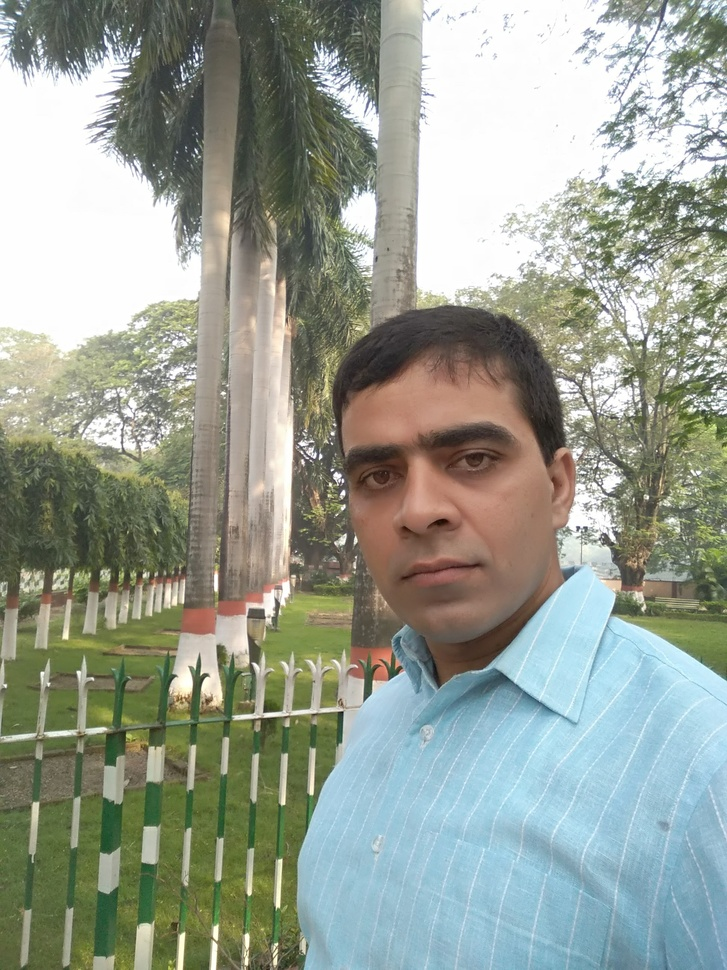
#> input picture staticfiles/Developers/Harish_Pic.jpg, 727 x 970 px, shrunk from 1944 x 2592 before the run
$ python -i color_green.py   (imports and definitions only)
#> lines starting #> are read from the running program, lines starting #| are printed output that depends on the picture; after the words box and inside, x2 and y2 are one past the last pixel; in counts of white or black regions, pixels touching at a corner belong together
#> further down, picture is the input picture: shape (970, 727, 3); mean B, G, R 147.2, 158.7, 151.7
import cv2
import numpy as np

def color_green(image):

    # Convert the image to HSV color space
    hsv = cv2.cvtColor(image, cv2.COLOR_BGR2HSV)
#> hsv: shape (970, 727, 3); mean H, S, V 46.4, 53.1, 166.3

    # Define the range for green color in HSV
    lower_green = np.array([35, 40, 40])
    upper_green = np.array([85, 255, 255])

    # Define the range for yellow color in HSV
    lower_yellow = np.array([20, 40, 40])
    upper_yellow = np.array([35, 255, 255])

    # Define the range for dark yellow color in HSV
    lower_dark_yellow = np.array([15, 30, 30])
    upper_dark_yellow = np.array([35, 255, 255])

    # Create a mask for green color
    mask_green = cv2.inRange(hsv, lower_green, upper_green)
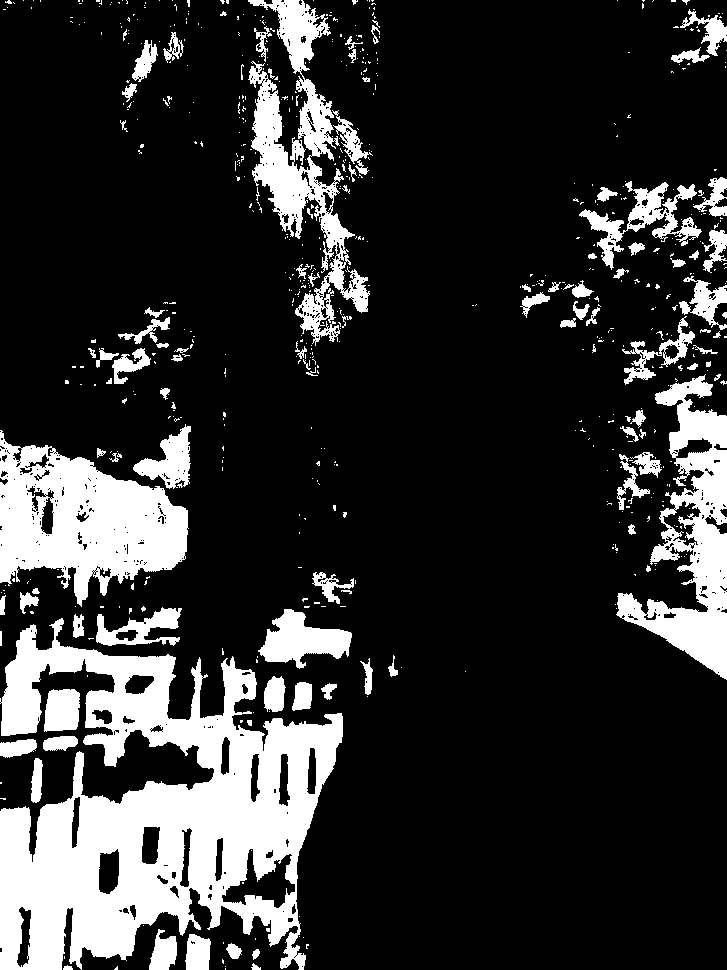
#> mask_green: shape (970, 727); 19.2% white; 659 white regions (556 under 20 px), largest, box (x1, y1, x2, y2) and area: (0, 618, 343, 970) 60769, (0, 430, 189, 607) 18741, (616, 374, 727, 680) 13421

    # Create a mask for yellow color
    mask_yellow = cv2.inRange(hsv, lower_yellow, upper_yellow)
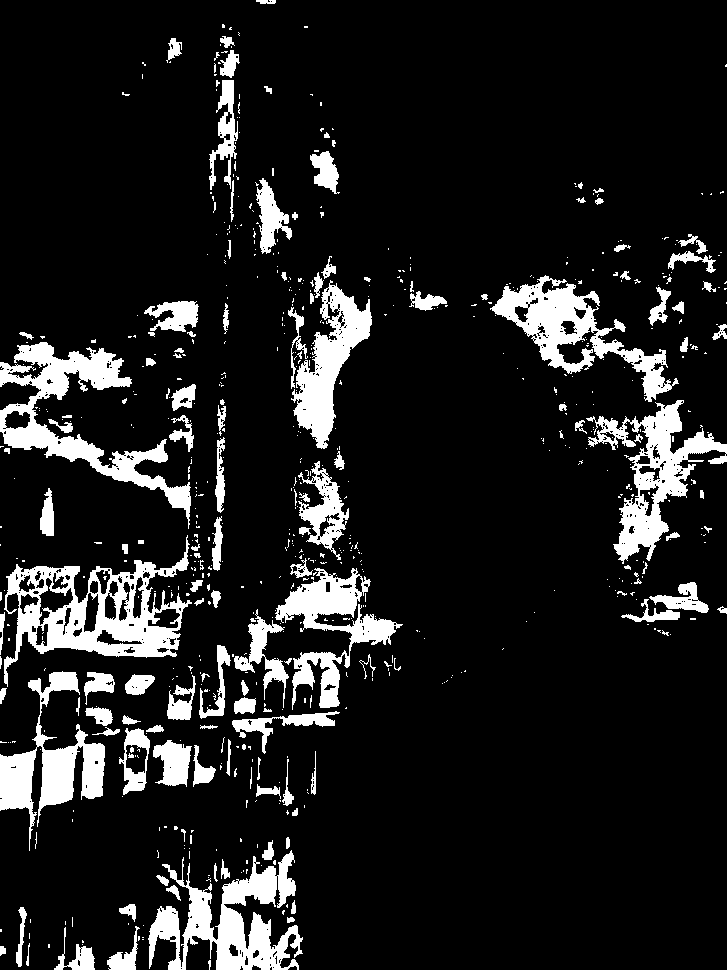
#> mask_yellow: shape (970, 727); 12.1% white; 687 white regions (547 under 20 px), largest, box (x1, y1, x2, y2) and area: (4, 535, 192, 687) 9246, (0, 342, 191, 529) 8497, (148, 850, 303, 970) 8054

    # Create a mask for dark yellow color
    mask_dark_yellow = cv2.inRange(hsv, lower_dark_yellow, upper_dark_yellow)
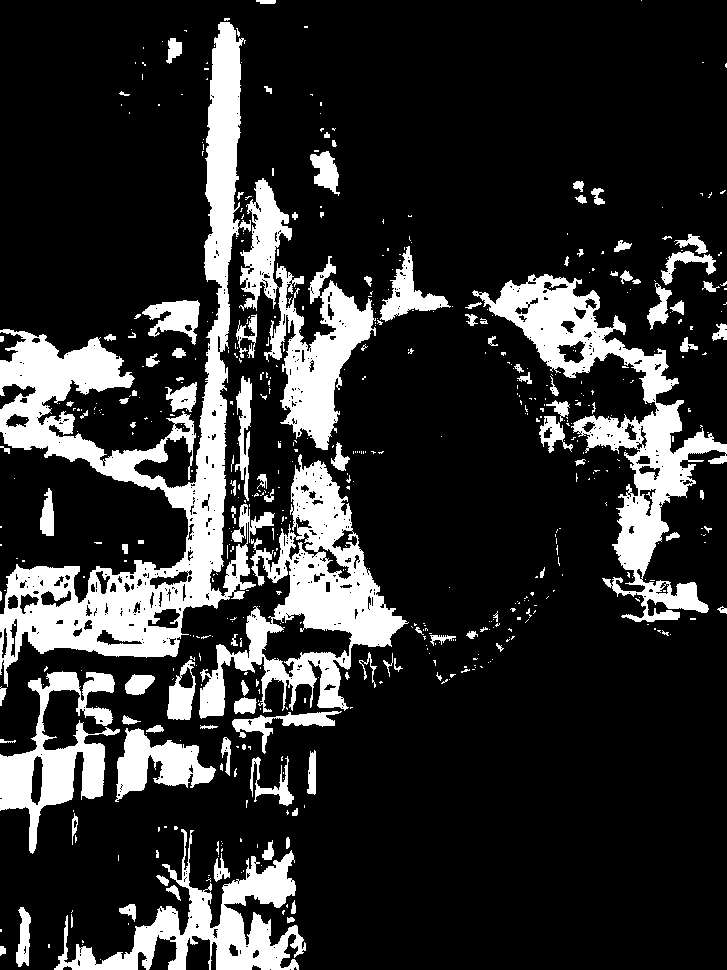
#> mask_dark_yellow: shape (970, 727); 18.7% white; 569 white regions (450 under 20 px), largest, box (x1, y1, x2, y2) and area: (0, 22, 275, 687) 41001, (472, 274, 727, 622) 19031, (199, 454, 409, 719) 17239

    # Combine all masks to include green, yellow, and dark yellow regions
    mask = cv2.bitwise_or(mask_green, mask_yellow)
#> mask: shape (970, 727); 29.1% white; 753 white regions (667 under 20 px), largest, box (x1, y1, x2, y2) and area: (0, 342, 403, 970) 134468, (490, 275, 727, 680) 29058, (248, 0, 372, 449) 19855
    mask = cv2.bitwise_or(mask, mask_dark_yellow)
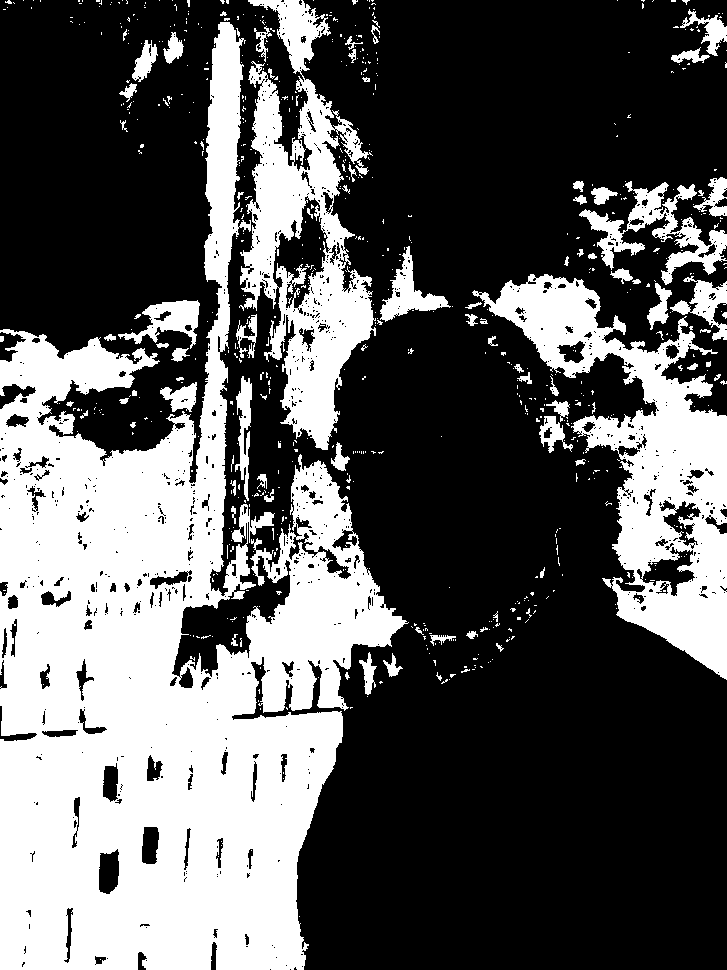
#> mask: shape (970, 727); 35.8% white; 710 white regions (624 under 20 px), largest, box (x1, y1, x2, y2) and area: (0, 22, 409, 970) 171465, (472, 274, 727, 680) 33522, (239, 0, 376, 450) 25592

    # Invert the mask to get non-leaf regions
    mask_inv = cv2.bitwise_not(mask)

    # Create a white background image
    white_background = np.full_like(image, 255)

    # Mask the original image to extract the leaf regions
    result = cv2.bitwise_and(image, image, mask=mask)
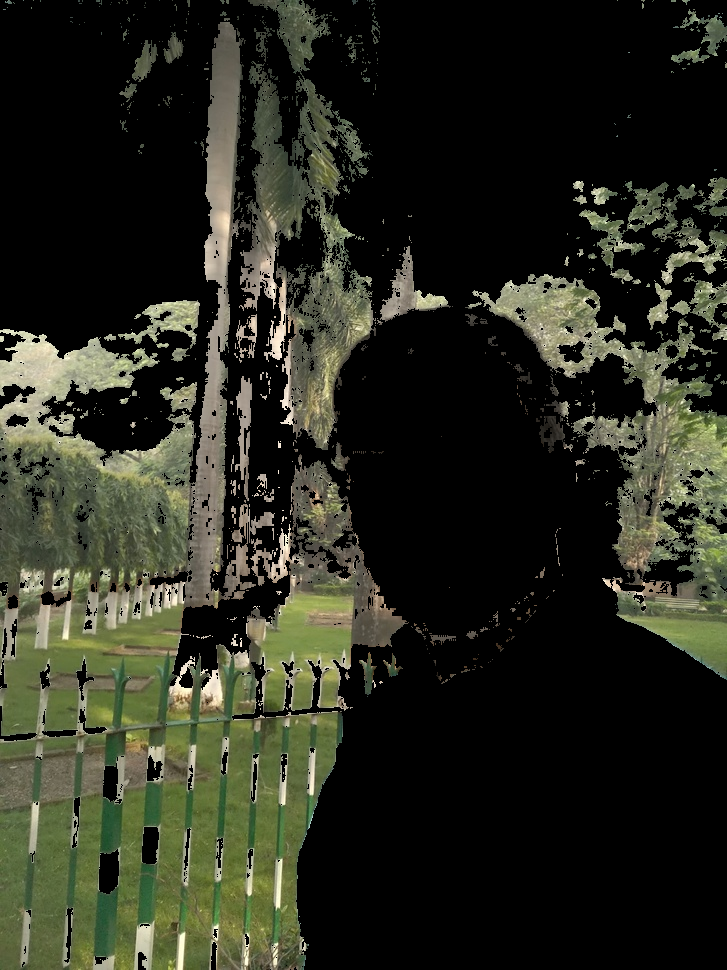
#> result: shape (970, 727, 3); mean B, G, R 31.8, 43.5, 41.6

    # Mask the white background image to extract the non-leaf regions
    result_bg = cv2.bitwise_and(white_background, white_background, mask=mask_inv)
#> white_background: shape (970, 727, 3); every value is 255

    # Combine the leaf regions with the white background
    final_result = cv2.add(result, result_bg)
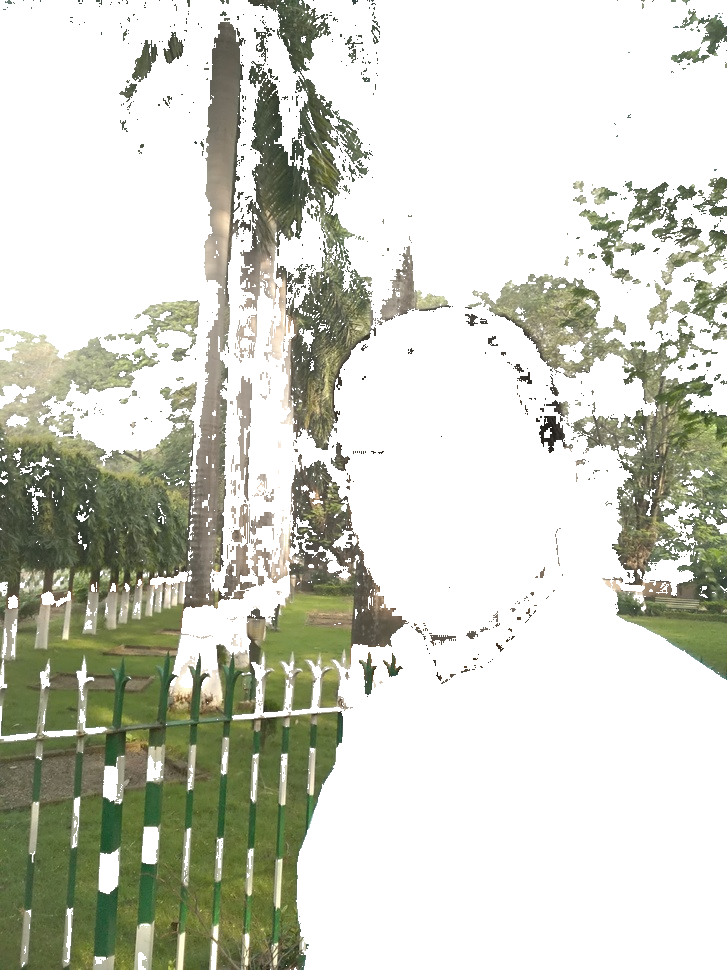
#> final_result: shape (970, 727, 3); mean B, G, R 195.7, 207.3, 205.4

    return final_result

>>> import cv2
>>> picture = cv2.imread('../staticfiles/Developers/Harish_Pic.jpg')
>>> result = color_green(picture)

$ run again, on staticfiles/Developers/Kumar_lama.jpg
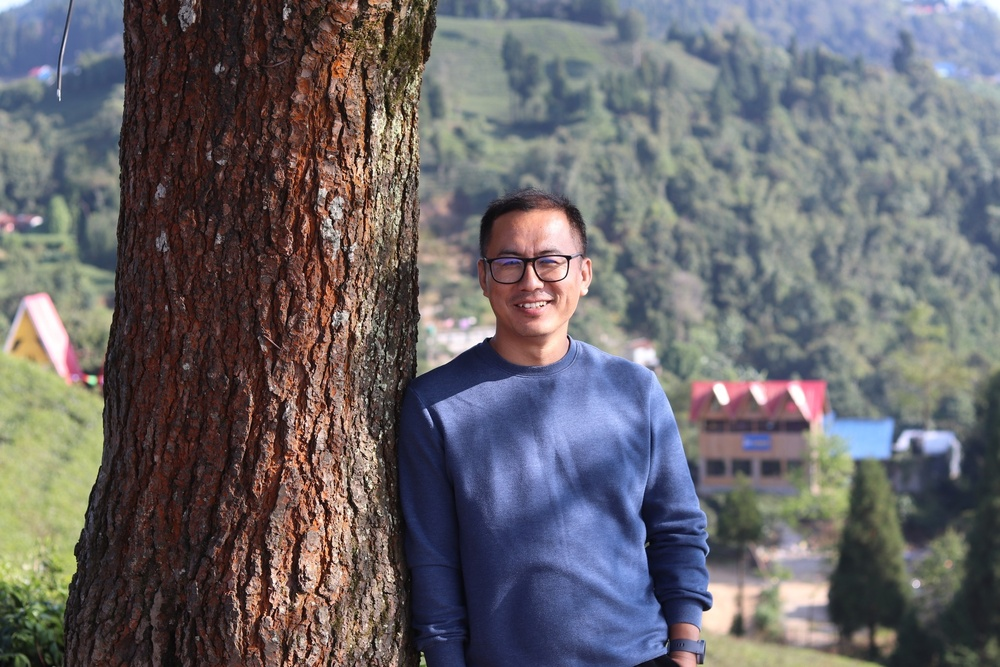
#> input picture staticfiles/Developers/Kumar_lama.jpg, 1000 x 667 px, shrunk from 2048 x 1365 before the run
#> picture is the input picture: shape (667, 1000, 3); mean B, G, R 106.4, 102.8, 106.1
#> hsv: shape (667, 1000, 3); mean H, S, V 70.2, 72.3, 122.2
#> in color_green, `mask_green = cv2.inRange(hsv, lower_green, upper_green)`:
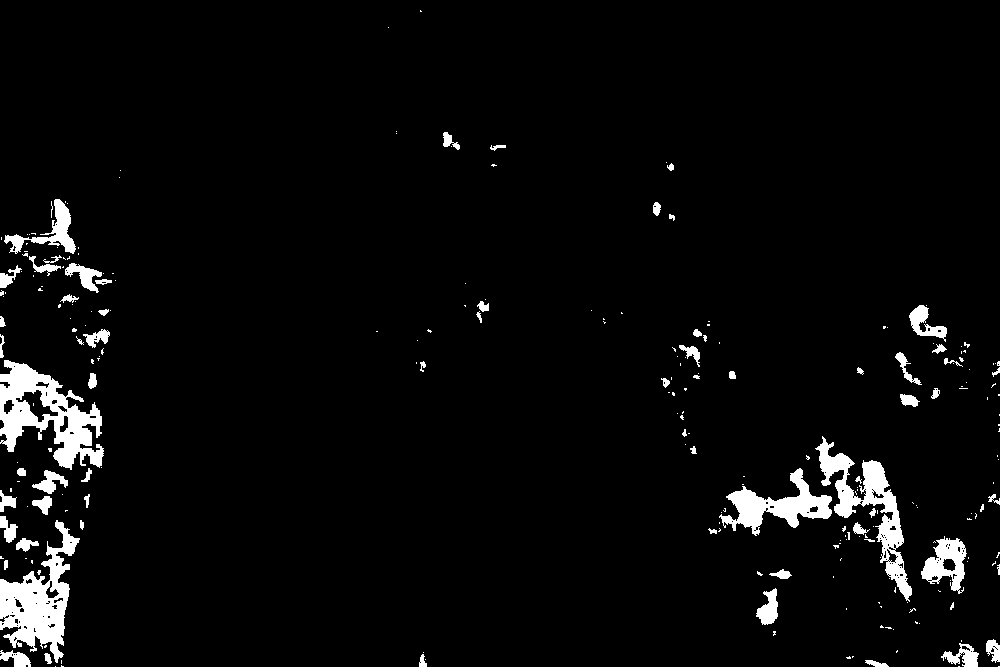
#> mask_green: shape (667, 1000); 4.1% white; 246 white regions (179 under 20 px), largest, box (x1, y1, x2, y2) and area: (0, 360, 104, 470) 5252, (0, 520, 80, 663) 4726, (815, 436, 912, 602) 3860
#> mask_yellow: shape (667, 1000); 4.9% white; 302 white regions (245 under 20 px), largest, box (x1, y1, x2, y2) and area: (0, 351, 106, 603) 16763, (697, 588, 879, 667) 3895, (896, 342, 977, 399) 1917
#> mask_dark_yellow: shape (667, 1000); 7.3% white; 548 white regions (430 under 20 px), largest, box (x1, y1, x2, y2) and area: (0, 311, 106, 603) 17877, (346, 0, 434, 291) 7720, (697, 585, 879, 667) 4877
#> mask_inv: shape (667, 1000); 89.7% white; 603 black regions (488 under 20 px), largest, box (x1, y1, x2, y2) and area: (0, 311, 106, 663) 25041, (719, 427, 912, 602) 9712, (346, 0, 434, 291) 7721
#> white_background: shape (667, 1000, 3); every value is 255
#> in color_green, `final_result = cv2.add(result, result_bg)`:
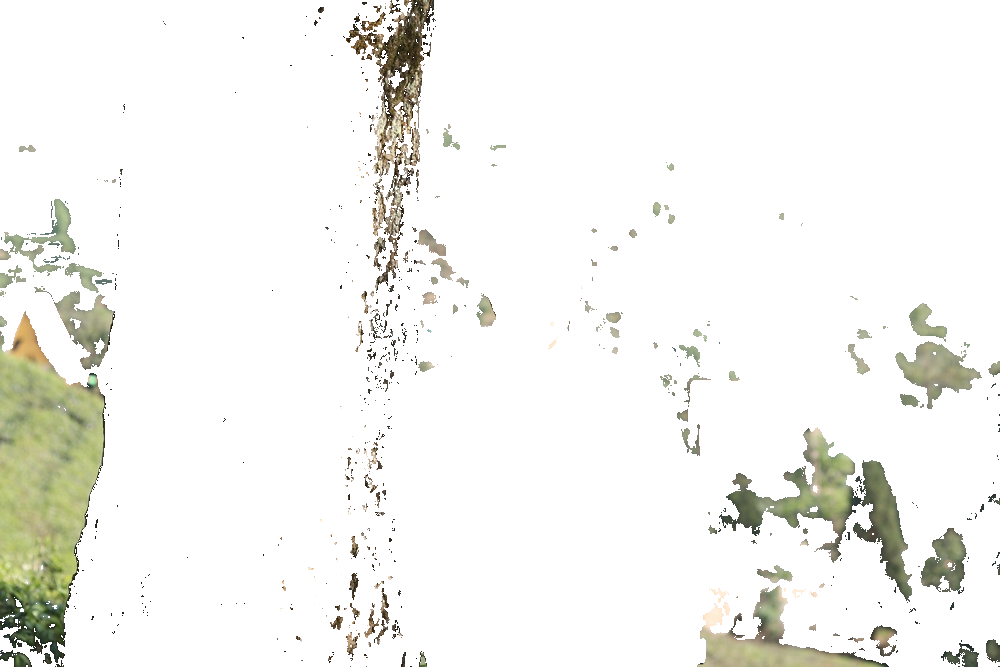
#> final_result: shape (667, 1000, 3); mean B, G, R 240, 243.8, 243.6

$ run again, on staticfiles/Developers/Yash_Pandeya.jpg
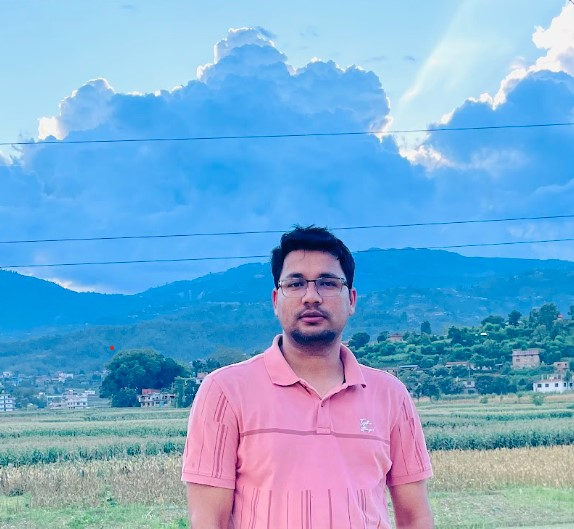
#> input picture staticfiles/Developers/Yash_Pandeya.jpg, 574 x 529 px
#> picture is the input picture: shape (529, 574, 3); mean B, G, R 213, 170.4, 118
#> hsv: shape (529, 574, 3); mean H, S, V 106.2, 130.8, 219.1
#> in color_green, `mask_green = cv2.inRange(hsv, lower_green, upper_green)`:
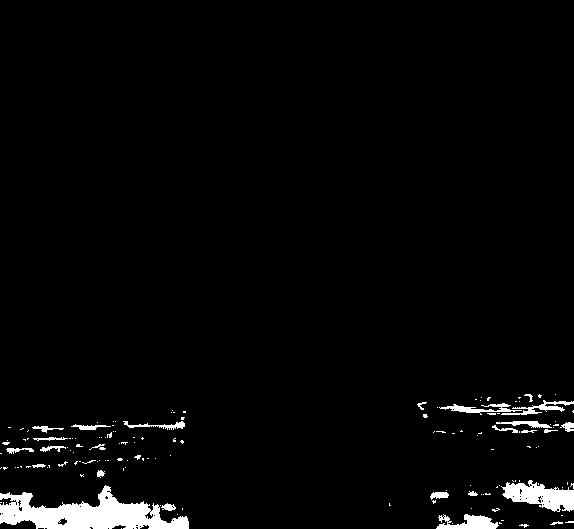
#> mask_green: shape (529, 574); 2.9% white; 147 white regions (120 under 20 px), largest, box (x1, y1, x2, y2) and area: (0, 485, 189, 529) 4234, (501, 480, 574, 512) 1325, (436, 514, 499, 529) 571
#> mask_yellow: shape (529, 574); 0.04% white in thin lines or dots, all inside (x1, y1, x2, y2) = (441, 449, 573, 484)
#> mask_dark_yellow: shape (529, 574); 1% white; 14 white regions (13 under 20 px), largest, box (x1, y1, x2, y2) and area: (434, 447, 574, 486) 2998
#> mask_inv: shape (529, 574); 96.1% white; 155 black regions (128 under 20 px), largest, box (x1, y1, x2, y2) and area: (434, 447, 574, 512) 4342, (0, 485, 189, 529) 4234, (436, 514, 499, 529) 571
#> white_background: shape (529, 574, 3); every value is 255
#> in color_green, `final_result = cv2.add(result, result_bg)`:
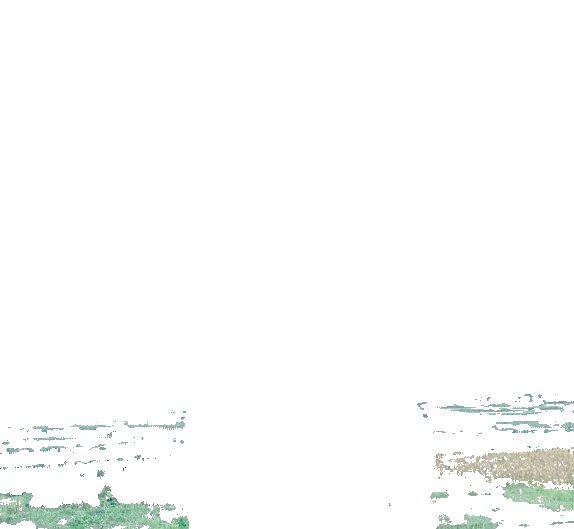
#> final_result: shape (529, 574, 3); mean B, G, R 251.5, 252.3, 251.2
